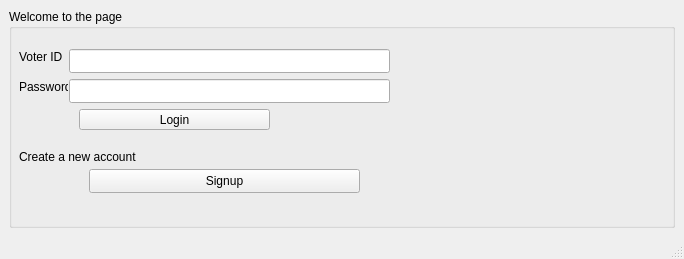
<?xml version="1.0" encoding="UTF-8"?>
<ui version="4.0">
 <class>MainWindow</class>
 <widget class="QMainWindow" name="MainWindow">
  <property name="geometry">
   <rect>
    <x>0</x>
    <y>0</y>
    <width>684</width>
    <height>259</height>
   </rect>
  </property>
  <property name="windowTitle">
   <string>MainWindow</string>
  </property>
  <widget class="QWidget" name="centralwidget">
   <layout class="QVBoxLayout" name="verticalLayout">
    <item>
     <widget class="QGroupBox" name="groupBox">
      <property name="title">
       <string>Welcome to the page</string>
      </property>
      <widget class="QLabel" name="username">
       <property name="geometry">
        <rect>
         <x>10</x>
         <y>40</y>
         <width>49</width>
         <height>16</height>
        </rect>
       </property>
       <property name="text">
        <string>Voter ID</string>
       </property>
      </widget>
      <widget class="QLabel" name="label_2">
       <property name="geometry">
        <rect>
         <x>10</x>
         <y>70</y>
         <width>49</width>
         <height>16</height>
        </rect>
       </property>
       <property name="text">
        <string>Password</string>
       </property>
      </widget>
      <widget class="QLineEdit" name="lineEdit_Name">
       <property name="geometry">
        <rect>
         <x>60</x>
         <y>40</y>
         <width>321</width>
         <height>24</height>
        </rect>
       </property>
      </widget>
      <widget class="QLineEdit" name="lineEdit_2_Password">
       <property name="geometry">
        <rect>
         <x>60</x>
         <y>70</y>
         <width>321</width>
         <height>24</height>
        </rect>
       </property>
      </widget>
      <widget class="QPushButton" name="pushButton_Login">
       <property name="geometry">
        <rect>
         <x>70</x>
         <y>100</y>
         <width>191</width>
         <height>21</height>
        </rect>
       </property>
       <property name="text">
        <string>Login</string>
       </property>
      </widget>
      <widget class="QPushButton" name="pushButton">
       <property name="geometry">
        <rect>
         <x>80</x>
         <y>160</y>
         <width>271</width>
         <height>24</height>
        </rect>
       </property>
       <property name="text">
        <string>Signup</string>
       </property>
      </widget>
      <widget class="QLabel" name="label">
       <property name="geometry">
        <rect>
         <x>10</x>
         <y>140</y>
         <width>131</width>
         <height>16</height>
        </rect>
       </property>
       <property name="text">
        <string>Create a new account</string>
       </property>
      </widget>
     </widget>
    </item>
   </layout>
  </widget>
  <widget class="QMenuBar" name="menubar_login">
   <property name="geometry">
    <rect>
     <x>0</x>
     <y>0</y>
     <width>684</width>
     <height>21</height>
    </rect>
   </property>
  </widget>
  <widget class="QStatusBar" name="statusbar"/>
 </widget>
 <resources/>
 <connections/>
</ui>
